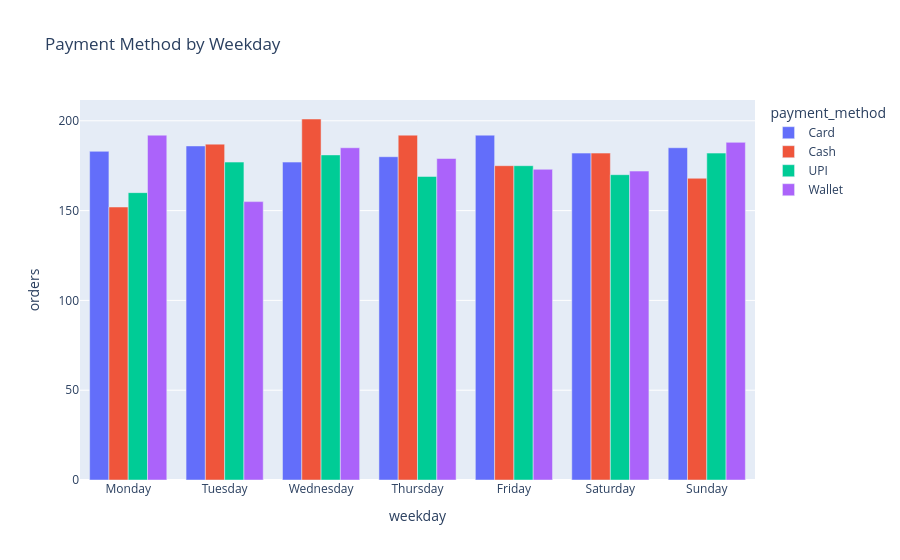

Notebook code cell kept with this figure:
### Markdown cell above
## Payment Method By Weekday

### Code cell
order = ["Monday","Tuesday","Wednesday","Thursday","Friday","Saturday","Sunday"]

payment_weekday = df.groupby(["weekday","payment_method"]).size().reset_index(name="orders")

payment_weekday["weekday"] = pd.Categorical(
    payment_weekday["weekday"],
    categories=order,
    ordered=True
)

payment_weekday = payment_weekday.sort_values("weekday")

fig = px.bar(
    payment_weekday,
    x="weekday",
    y="orders",
    color="payment_method",
    barmode="group",
    title="Payment Method by Weekday"
)

fig.show()

### Figure 1 — Plotly figure (JSON) as saved in the notebook; plotly's stock layout.template omitted (floating-point values rounded to 4 significant figures)
{"data": [{"alignmentgroup": "True", "hovertemplate": "payment_method=Card<br>weekday=%{x}<br>orders=%{y}<extra></extra>", "legendgroup": "Card", "marker": {"color": "#636efa", "pattern": {"shape": ""}}, "name": "Card", "offsetgroup": "Card", "orientation": "v", "showlegend": true, "textposition": "auto", "type": "bar", "x": ["Monday", "Tuesday", "Wednesday", "Thursday", "Friday", "Saturday", "Sunday"], "xaxis": "x", "y": [183, 186, 177, 180, 192, 182, 185], "yaxis": "y"}, {"alignmentgroup": "True", "hovertemplate": "payment_method=Cash<br>weekday=%{x}<br>orders=%{y}<extra></extra>", "legendgroup": "Cash", "marker": {"color": "#EF553B", "pattern": {"shape": ""}}, "name": "Cash", "offsetgroup": "Cash", "orientation": "v", "showlegend": true, "textposition": "auto", "type": "bar", "x": ["Monday", "Tuesday", "Wednesday", "Thursday", "Friday", "Saturday", "Sunday"], "xaxis": "x", "y": [152, 187, 201, 192, 175, 182, 168], "yaxis": "y"}, {"alignmentgroup": "True", "hovertemplate": "payment_method=UPI<br>weekday=%{x}<br>orders=%{y}<extra></extra>", "legendgroup": "UPI", "marker": {"color": "#00cc96", "pattern": {"shape": ""}}, "name": "UPI", "offsetgroup": "UPI", "orientation": "v", "showlegend": true, "textposition": "auto", "type": "bar", "x": ["Monday", "Tuesday", "Wednesday", "Thursday", "Friday", "Saturday", "Sunday"], "xaxis": "x", "y": [160, 177, 181, 169, 175, 170, 182], "yaxis": "y"}, {"alignmentgroup": "True", "hovertemplate": "payment_method=Wallet<br>weekday=%{x}<br>orders=%{y}<extra></extra>", "legendgroup": "Wallet", "marker": {"color": "#ab63fa", "pattern": {"shape": ""}}, "name": "Wallet", "offsetgroup": "Wallet", "orientation": "v", "showlegend": true, "textposition": "auto", "type": "bar", "x": ["Monday", "Tuesday", "Wednesday", "Thursday", "Friday", "Saturday", "Sunday"], "xaxis": "x", "y": [192, 155, 185, 179, 173, 172, 188], "yaxis": "y"}], "layout": {"barmode": "group", "legend": {"title": {"text": "payment_method"}, "tracegroupgap": 0}, "title": {"text": "Payment Method by Weekday"}, "xaxis": {"anchor": "y", "domain": [0, 1], "title": {"text": "weekday"}}, "yaxis": {"anchor": "x", "domain": [0, 1], "title": {"text": "orders"}}}}
